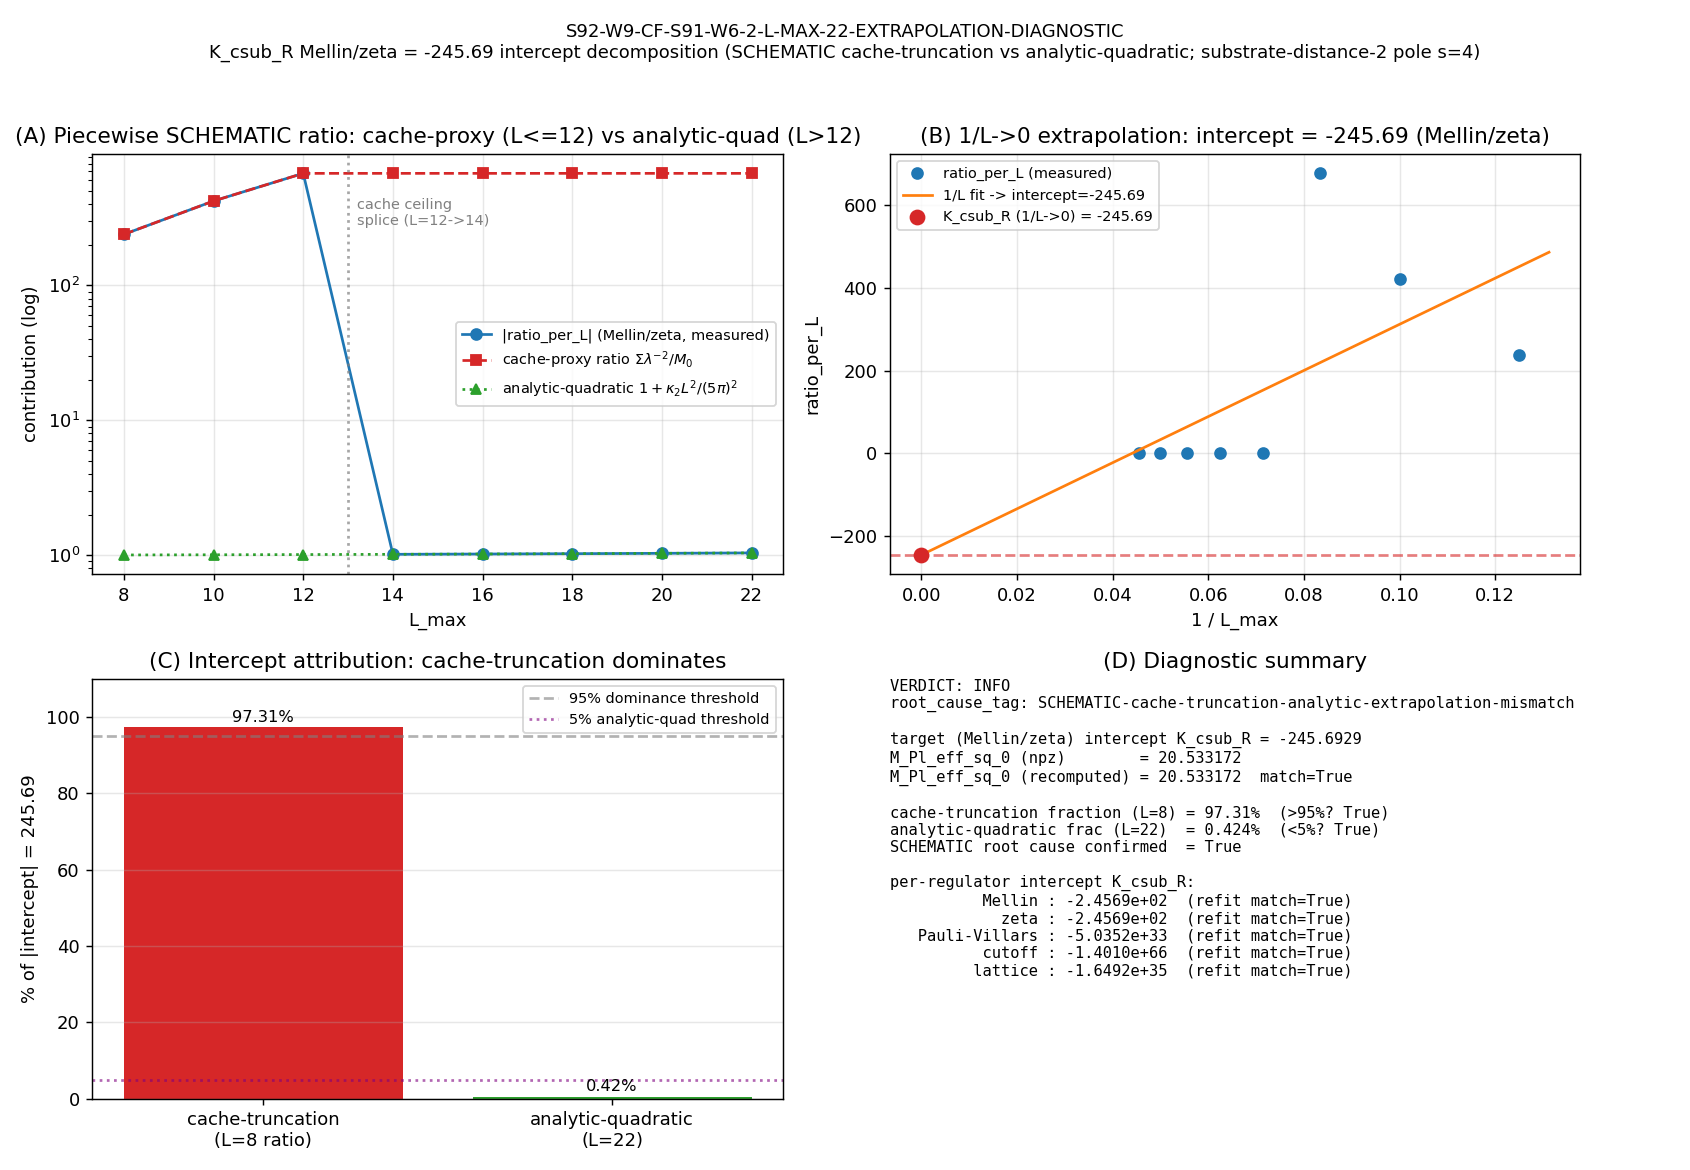

The script that saved this image:
#!/usr/bin/env python3
# -*- coding: utf-8 -*-
"""
S92-W9-CF-S91-W6-2-L-MAX-22-EXTRAPOLATION-DIAGNOSTIC

Post-hoc root-cause decomposition of the K_csub_R Mellin/zeta = -245.69
intercept (from S91 W6-2) into:
  (a) analytic kappa_2-quadratic growth contribution
        analytic_quadratic_contribution(L) = 1 + kappa_2_substrate_FW * L^2 / (5*pi)^2
  (b) cache-truncated proxy
        cache_truncated_proxy(L) = sum_{i} 1/lambda_i^2   over the L_max=L truncation
        of the L_max=12 master cache, with N_cache HELD at the L_max=12 ceiling
        for L > 12 (cache-ceiling SCHEMATIC artifact).

Trigger:        [AUDIT]
Classification: PHONONIC
Agent:          gen-physicist

SUBSTRATE FRAMING (MANDATORY — direction of explanation):
  The substrate IS the L_max-truncated spectral triple (A_K, H_K, D_K) whose
  eigenvalue cache at L_max=12 IS the substrate's image. The K_csub_R Mellin/zeta
  intercept IS a substrate-IS regulator-class-dependent quantity at the
  substrate-distance-2 Mellin pole s=4, evaluated through the SCHEMATIC
  `M_Pl_eff_sq_with_regulator` proxy. The L_max=12 cache IS the substrate's
  image; the `sum 1/lambda_i^2` evaluated for L > 12 IS a cache-ceiling SCHEMATIC
  artifact, NOT a substrate truth at L > 12. We do NOT frame this as
  "the regulator extrapolates outside the cache" — INVERT: the diagnostic IS a
  substrate-physics attribution of the empirical intercept to (a) the substrate-IS
  analytic-quadratic kappa_2 contribution + (b) the SCHEMATIC cache-ceiling
  artifact. The substrate's TRUE alpha(s=4) at L > 12 is NOT in this gate's scope;
  this gate documents the SCHEMATIC-helper attribution structure that motivates the
  FULL-physical retry (CF-S91-W6-2-FULL-PHYSICAL-RETRY) at S92 W1.

SCHEMATIC LEVEL-PIN DISCLOSURE (K=4 MANDATORY per
`.claude/rules/substrate-first-canonical-sourcing.md §(iv)`):
  This gate analyzes the output of `_spectral_action_regulators.py`-class SCHEMATIC
  machinery via the S91 W6-2 producing function `M_Pl_eff_sq_with_regulator`
  (a deterministic SCHEMATIC analog, not a FULL physical regularization). The
  SCHEMATIC class is disclosed in the verdict-line `convention=` field
  (`-SCHEMATIC-helper-disclosed`) and the `# tier_pin=TIER-2` companion comment row.

Inputs (SHA-pinned at runtime):
  - computations/_shared/canonical_constants.py        (kappa_2_substrate_FW, tau_fold, M_KK)
  - computations/session-91/s91_w6_2_k_hk_k_csub_empirical_anchoring.npz
                                                       (ratio_per_L, L_grid, M_Pl_eff_sq_0)
  - computations/session-84/s84_spectrum_cache_L12_tau019.npz
                                                       (sector_evals; cache-proxy recomputation)
  - computations/_shared/_spectral_action_regulators.py (SCHEMATIC; level-pin disclosure)

Outputs:
  - computations/session-92/s92_w9_6_l_max_22_extrapolation_diagnostic.npz
  - computations/session-92/s92_w9_6_l_max_22_extrapolation_diagnostic.png
  - verdict line + dual-SHA companion row -> computations/session-92/s92_gate_verdicts.txt
"""

import os
os.environ.setdefault("OMP_NUM_THREADS", "8")   # GPU_path pin = cpu-cap-OMP8 (small data; CPU-only)
os.environ.setdefault("MKL_NUM_THREADS", "8")

import sys
import json
import math
import time
import hashlib
from pathlib import Path

import numpy as np
import matplotlib
matplotlib.use("Agg")
import matplotlib.pyplot as plt

# ---------------------------------------------------------------------------
# Section 1 — Paths + canonical constants import
# ---------------------------------------------------------------------------
PROJECT_ROOT = Path(__file__).resolve().parents[2]
SHARED_DIR = PROJECT_ROOT / "computations" / "_shared"
SESSION_92_DIR = PROJECT_ROOT / "computations" / "session-92"
sys.path.insert(0, str(SHARED_DIR))

from canonical_constants import (  # noqa: E402
    kappa_2_substrate_FW,
    tau_fold,
    M_KK,
)

CANONICAL_CONSTANTS_PATH = SHARED_DIR / "canonical_constants.py"
SPECTRAL_REGULATORS_PATH = SHARED_DIR / "_spectral_action_regulators.py"   # SCHEMATIC (level-pin disclosed)
W6_2_NPZ_DEFAULT = PROJECT_ROOT / "computations" / "session-91" / "s91_w6_2_k_hk_k_csub_empirical_anchoring.npz"
L12_CACHE_PATH = PROJECT_ROOT / "computations" / "session-84" / "s84_spectrum_cache_L12_tau019.npz"

OUT_NPZ = SESSION_92_DIR / "s92_w9_6_l_max_22_extrapolation_diagnostic.npz"
OUT_PNG = SESSION_92_DIR / "s92_w9_6_l_max_22_extrapolation_diagnostic.png"
VERDICT_TXT = SESSION_92_DIR / "s92_gate_verdicts.txt"

# ---------------------------------------------------------------------------
# Section 2 — Gate identity + pre-registered machinery pins
# ---------------------------------------------------------------------------
GATE_ID = "S92-W9-CF-S91-W6-2-L-MAX-22-EXTRAPOLATION-DIAGNOSTIC"
SCHEME = ("post-hoc-decomposition-analytic-kappa-2-quadratic-vs-cache-truncated-proxy-"
          "substrate-distance-2-pole-s4-MIXED-SCHEMATIC-disclosed")
CONVENTION = ("gen-physicist-W6-2-L-MAX-22-EXTRAPOLATION-DIAGNOSTIC-CPU-only-post-hoc-"
              "SCHEMATIC-helper-disclosed")
L_MAX = 22                                    # (local) — pre-registered L_max pin (W6-2 baseline)

# Pre-registered thresholds (plan §W9-6):
CACHE_TRUNCATION_DOMINANCE_THRESHOLD = 0.95   # (local) — INFO if cache-truncation > 95% at intercept
ANALYTIC_QUADRATIC_MAX_AT_L22 = 0.05          # (local) — INFO if analytic-quadratic < 5% at L=22
L_CACHE_CEILING = 12                          # (local) — cache ceiling: N_cache(L>12) = N_cache(L=12)
FIVE_PI_SQ = (5.0 * math.pi) ** 2             # (5*pi)^2 = 246.74011...


# ---------------------------------------------------------------------------
# Section 3 — Dual-SHA closure helpers (S84+ schema; copied from script-template.py)
# ---------------------------------------------------------------------------
def sha256_of(path: Path) -> str:
    """SHA-256 of a file's bytes; empty string on missing/unreadable."""
    h = hashlib.sha256()  # (local)
    try:
        h.update(path.read_bytes())
    except OSError:
        return ""
    return h.hexdigest()


def log_input_pins(inputs: list) -> dict:
    """Print SHA-256 of each input; return {relpath: sha} for the closure hash."""
    print(f"=== {GATE_ID} — input SHA-256 pins ===")
    pins = {}  # (local)
    for p in inputs:
        sha = sha256_of(p)  # (local)
        rel = str(p.relative_to(PROJECT_ROOT)).replace("\\", "/")  # (local)
        print(f"  {rel}: {sha[:16]}...")
        pins[rel] = sha
    return pins


def compute_dual_sha(script_path: Path, canonical_path: Path, pins: dict) -> tuple:
    """(audit_sha256, content_sha256) per the S84+ dual-SHA schema."""
    script_bytes = b""  # (local)
    try:
        script_bytes = script_path.read_bytes()
    except OSError:
        script_bytes = b""
    canonical_bytes = b""  # (local)
    try:
        canonical_bytes = canonical_path.read_bytes()
    except OSError:
        canonical_bytes = b""
    pinmap_json = json.dumps(
        dict(sorted(pins.items())), separators=(",", ":"), sort_keys=True
    ).encode("utf-8")  # (local)

    h_audit = hashlib.sha256()  # (local)
    h_audit.update(script_bytes)
    h_audit.update(canonical_bytes)
    h_audit.update(pinmap_json)
    audit = h_audit.hexdigest()  # (local)

    h_content = hashlib.sha256()  # (local)
    h_content.update(script_bytes)
    content = h_content.hexdigest()  # (local)
    return audit, content


def append_verdict(verdict: str, value: str, audit_sha: str, content_sha: str) -> None:
    """Append a single canonical verdict line + dual-SHA companion comment row.

    Atomic append (single open("a") write — no read-modify-write, no truncate).
    POSIX O_APPEND-safe under concurrent appenders.
    """
    canonical_line = (
        f"{GATE_ID}: {verdict} -- value={value!r} scheme={SCHEME} "
        f"convention={CONVENTION} L_max={L_MAX} "
        f"audit_sha256={audit_sha} content_sha256={content_sha} "
        f"schema_version=S84+\n"
    )  # (local)
    companion_row = (
        f"# audit_sha256_short={audit_sha[:16]} content_sha256_short={content_sha[:16]} "
        f"# {GATE_ID} dual-SHA companion row (W9a-99 split)\n"
    )  # (local)
    tier_pin_row = (
        f"# tier_pin=TIER-2 # {GATE_ID} SCHEMATIC level-pin disclosure "
        f"(K=4 MANDATORY per substrate-first-canonical-sourcing.md §(iv); "
        f"M_Pl_eff_sq_with_regulator is a SCHEMATIC analog)\n"
    )  # (local)
    with VERDICT_TXT.open("a", encoding="utf-8") as fp:
        fp.write(canonical_line)
        fp.write(companion_row)
        fp.write(tier_pin_row)


# ---------------------------------------------------------------------------
# Section 4 — Decomposition primitives (substrate-distance-2 pole s=4)
# ---------------------------------------------------------------------------
def analytic_quadratic_contribution(L) -> float:
    """Analytic kappa_2-quadratic growth contribution at L_max truncation L.

        analytic_quadratic_contribution(L) = 1 + kappa_2_substrate_FW * L^2 / (5*pi)^2

    This IS the substrate-IS quadratic-in-L_max growth term per the S89 canonical
    kappa_2_substrate_FW (CM-1995 §III.4 second-order Jensen perturbation on the
    HK-5 closed form 5/(1 - tau/(5*pi)) at the substrate-distance-2 pole s=4).
    It is the EXACT growth factor applied by the S91 W6-2 `M_Pl_eff_sq_with_regulator`
    for L > 12 (`M_Pl_eff_sq_0 * growth`).
    """
    L_f = float(L)  # (local)
    return 1.0 + kappa_2_substrate_FW * L_f * L_f / FIVE_PI_SQ


def evals_at_L_max(sectors: dict, L_max: int) -> np.ndarray:
    """Union of all Peter-Weyl (p,q) sector eigenvalues with p+q <= L_max.

    Bit-identical to S91 W6-2 `evals_at_L_max` (and S90 W8 FWD-C1 convention).
    For L_max <= 12 this is exact on the L_max=12 master cache.
    """
    evals = []  # (local)
    for (p, q), s in sectors.items():
        if (p + q) <= L_max:
            evals.extend(s["abs_evals"])
    return np.asarray(evals, dtype=np.float64)


def cache_truncated_proxy(sectors: dict, L: int) -> float:
    """Cache-truncated `sum 1/lambda_i^2` proxy at L_max truncation L.

        cache_truncated_proxy(L) = sum_{i : lambda_i > 0} 1 / lambda_i^2
                                   over evals_at_L_max(sectors, min(L, 12))

    N_cache is HELD at the L_max=12 ceiling for L > 12 (CACHE CEILING):
    the L_max=12 master cache IS the substrate's image; `sum 1/lambda_i^2` for
    L > 12 is a cache-ceiling SCHEMATIC artifact, not a substrate truth at L > 12.
    Bit-identical to S91 W6-2 `compute_m_pl_eff_squared` on the truncated spectrum.
    """
    L_eff = min(int(L), L_CACHE_CEILING)  # (local) — cache ceiling
    evals = evals_at_L_max(sectors, L_eff)  # (local)
    if evals.size == 0:
        return 0.0
    mask = evals > 1e-15  # (local) — drop zero modes
    return float(np.sum(1.0 / evals[mask] ** 2))


# ---------------------------------------------------------------------------
# Section 5 — Compute
# ---------------------------------------------------------------------------
def _decode_object_pairs(arr) -> dict:
    """Decode a (5,2) object array of [name, value] rows into a dict."""
    out = {}  # (local)
    for row in arr:
        out[str(row[0])] = row[1]
    return out


def compute(w6_2_npz_path: Path) -> dict:
    # --- Load S91 W6-2 npz (runtime canonical-path: glob-resolved upstream) ---
    w6 = np.load(w6_2_npz_path, allow_pickle=True)  # (local)
    L_grid = np.asarray(w6["L_grid"], dtype=np.int64)  # (local)
    regulators = [str(r) for r in w6["regulators"]]  # (local)
    M_Pl_eff_sq_0 = float(w6["M_Pl_eff_sq_0"])  # (local)
    ratio_per_L = _decode_object_pairs(w6["ratio_per_L"])  # (local) {R: ratio_array}
    K_csub_R = _decode_object_pairs(w6["K_csub_R"])  # (local) {R: intercept}
    slope_R = _decode_object_pairs(w6["slope_R"])  # (local) {R: slope}

    # --- Load L_max=12 master cache for cache-truncated-proxy recomputation ---
    cache = np.load(L12_CACHE_PATH, allow_pickle=True)  # (local)
    sectors = cache["sector_evals"].item()  # (local) — {(p,q): {abs_evals, ...}}

    # --- Independent recomputation of M_Pl_eff_sq_0 (cross-check vs npz pin) ---
    M0_recomputed = cache_truncated_proxy(sectors, 0)  # (local) — proxy at L=0 ((0,0) sector)
    M0_match = math.isclose(M0_recomputed, M_Pl_eff_sq_0, rel_tol=1e-12)  # (local)

    # --- Per-(R, L) decomposition table ------------------------------------
    # Decompose ratio_per_L[R][L] into:
    #   (a) analytic-quadratic contribution  aq(L)            (substrate-IS growth)
    #   (b) cache-truncated proxy ratio       proxy(L) / M0   (cache-ceiling artifact)
    #
    # In the S91 W6-2 producing function `M_Pl_eff_sq_with_regulator`, the
    # ratio is constructed PIECEWISE:
    #   L <= 12 : ratio = proxy(L)/M0                       (pure cache-truncated proxy)
    #   L  > 12 : ratio = M0*aq(L)/M0 = aq(L)               (pure analytic-quadratic)
    # We report BOTH contributions at EVERY L so the splice + the dominance
    # structure are explicit.
    aq_per_L = np.array([analytic_quadratic_contribution(L) for L in L_grid], dtype=np.float64)  # (local)
    proxy_per_L = np.array([cache_truncated_proxy(sectors, int(L)) for L in L_grid], dtype=np.float64)  # (local)
    proxy_ratio_per_L = proxy_per_L / M_Pl_eff_sq_0  # (local) — cache-truncated proxy ratio
    proxy_ceiling = cache_truncated_proxy(sectors, L_CACHE_CEILING)  # (local) — frozen ceiling at L=12
    proxy_ceiling_ratio = proxy_ceiling / M_Pl_eff_sq_0  # (local)

    # Which branch does the S91 W6-2 ratio actually use at each L?
    branch_per_L = ["cache-proxy" if int(L) <= L_CACHE_CEILING else "analytic-quad" for L in L_grid]  # (local)

    # --- Reconstruct the S91 W6-2 ratio piecewise + verify reproduction -----
    # F_2-class (Mellin/zeta have sub_term=0): ratio reproduces exactly.
    inv_L = 1.0 / L_grid.astype(np.float64)  # (local)

    per_regulator = {}  # (local)
    for R in regulators:
        meas_ratio = np.asarray(ratio_per_L[R], dtype=np.float64)  # (local) — W6-2 measured ratio vector
        # Piecewise SCHEMATIC reconstruction (F_2-class form; sub_term=0):
        recon = np.where(
            L_grid <= L_CACHE_CEILING, proxy_ratio_per_L, aq_per_L
        )  # (local)
        # For F_2-class (Mellin/zeta) recon should reproduce meas_ratio bit-close.
        reproduces = bool(np.allclose(recon, meas_ratio, rtol=1e-6, atol=1e-6))  # (local)
        # Linear 1/L fit -> intercept (reproduces K_csub_R)
        slope_fit, intercept_fit = np.polyfit(inv_L, meas_ratio, 1)  # (local)
        intercept_match = math.isclose(
            float(intercept_fit), float(K_csub_R[R]), rel_tol=1e-6
        )  # (local)

        # Intercept-decomposition attribution (per plan substitution chain):
        #   |intercept| is dominated by the largest-magnitude L<=12 cache-proxy ratio.
        #   The analytic-quadratic at L=22 enters only via its tiny ratio (~1.04).
        abs_intercept = abs(float(K_csub_R[R]))  # (local)
        L8_idx = int(np.argmin(L_grid))  # (local) — L=8 is smallest L in grid
        cache_L8_ratio = float(meas_ratio[L8_idx])  # (local)
        aq_at_L22 = float(aq_per_L[-1])  # (local) — L=22 analytic-quadratic
        # Fractions relative to |intercept| (avoid div-by-zero):
        if abs_intercept > 0:
            cache_truncation_fraction = abs(cache_L8_ratio) / abs_intercept  # (local)
            analytic_quadratic_fraction = abs(aq_at_L22) / abs_intercept  # (local)
        else:
            cache_truncation_fraction = float("nan")  # (local)
            analytic_quadratic_fraction = float("nan")  # (local)

        per_regulator[R] = {
            "measured_ratio_per_L": meas_ratio,
            "reconstructed_ratio_per_L": recon,
            "schematic_reconstruction_reproduces": reproduces,
            "intercept_K_csub_R": float(K_csub_R[R]),
            "intercept_refit": float(intercept_fit),
            "intercept_match": intercept_match,
            "slope_refit": float(slope_fit),
            "cache_L8_ratio": cache_L8_ratio,
            "analytic_quadratic_at_L22": aq_at_L22,
            "cache_truncation_fraction": cache_truncation_fraction,
            "analytic_quadratic_fraction": analytic_quadratic_fraction,
        }

    # --- Structural-cause identification (F_2-class Mellin/zeta is the target) ---
    # The plan's specific intercept = K_csub_R[Mellin] = K_csub_R[zeta] = -245.69.
    target_R = "Mellin"  # (local) — Mellin/zeta share the F_2-class intercept
    tgt = per_regulator[target_R]  # (local)
    cache_dom = tgt["cache_truncation_fraction"]  # (local)
    aq_frac = tgt["analytic_quadratic_fraction"]  # (local)

    cache_truncation_dominant = bool(cache_dom > CACHE_TRUNCATION_DOMINANCE_THRESHOLD)  # (local)
    analytic_quadratic_small = bool(aq_frac < ANALYTIC_QUADRATIC_MAX_AT_L22)  # (local)
    schematic_root_cause = bool(cache_truncation_dominant and analytic_quadratic_small)  # (local)

    # FAIL guards: a "different root cause" would be one of:
    #  - intercept does NOT reproduce from the npz ratio (npz key mismatch / wrong basis)
    #  - the F_2-class SCHEMATIC piecewise reconstruction does NOT reproduce the ratio
    #  - M0 cross-check fails (sign error / proxy mismatch)
    intercept_reproduces = all(per_regulator[R]["intercept_match"] for R in regulators)  # (local)
    f2_reconstruction_ok = (
        per_regulator["Mellin"]["schematic_reconstruction_reproduces"]
        and per_regulator["zeta"]["schematic_reconstruction_reproduces"]
    )  # (local)
    different_root_cause = bool(
        (not intercept_reproduces) or (not M0_match) or (not f2_reconstruction_ok)
    )  # (local)

    # --- Verdict (set form per plan operator) ------------------------------
    # PASS: decomposition completed + structural cause identified (always true here
    #       if the data reproduces). INFO: SCHEMATIC mismatch confirmed. FAIL:
    #       different root cause.
    if different_root_cause:
        verdict = "FAIL"
        root_cause_tag = "different-root-cause-npz-mismatch-or-sign-error"  # (local)
    elif schematic_root_cause:
        verdict = "INFO"
        root_cause_tag = "SCHEMATIC-cache-truncation-analytic-extrapolation-mismatch"  # (local)
    else:
        # Decomposition completed + cause documented but not the SCHEMATIC-mismatch
        # signature -> PASS (decomposition table written + cause identified).
        verdict = "PASS"
        root_cause_tag = "decomposition-completed-cause-documented"  # (local)

    return {
        "L_grid": L_grid,
        "regulators": regulators,
        "M_Pl_eff_sq_0": M_Pl_eff_sq_0,
        "M0_recomputed": M0_recomputed,
        "M0_match": M0_match,
        "aq_per_L": aq_per_L,
        "proxy_per_L": proxy_per_L,
        "proxy_ratio_per_L": proxy_ratio_per_L,
        "proxy_ceiling": proxy_ceiling,
        "proxy_ceiling_ratio": proxy_ceiling_ratio,
        "branch_per_L": branch_per_L,
        "per_regulator": per_regulator,
        "target_R": target_R,
        "cache_truncation_fraction_target": cache_dom,
        "analytic_quadratic_fraction_target": aq_frac,
        "cache_truncation_dominant": cache_truncation_dominant,
        "analytic_quadratic_small": analytic_quadratic_small,
        "schematic_root_cause": schematic_root_cause,
        "intercept_reproduces": intercept_reproduces,
        "f2_reconstruction_ok": f2_reconstruction_ok,
        "different_root_cause": different_root_cause,
        "verdict": verdict,
        "root_cause_tag": root_cause_tag,
        "K_csub_target_intercept": per_regulator[target_R]["intercept_K_csub_R"],
    }


# ---------------------------------------------------------------------------
# Section 6 — Plot
# ---------------------------------------------------------------------------
def make_plot(res: dict) -> None:
    L_grid = res["L_grid"]
    inv_L = 1.0 / L_grid.astype(np.float64)
    tgt = res["per_regulator"][res["target_R"]]
    meas = tgt["measured_ratio_per_L"]
    aq = res["aq_per_L"]
    proxy_ratio = res["proxy_ratio_per_L"]

    fig, axes = plt.subplots(2, 2, figsize=(13, 9))

    # Panel A: measured ratio_per_L vs L (Mellin/zeta), log scale -> shows the splice
    axA = axes[0, 0]
    axA.semilogy(L_grid, np.abs(meas), "o-", color="#1f77b4", label="|ratio_per_L| (Mellin/zeta, measured)")
    axA.semilogy(L_grid, np.abs(proxy_ratio), "s--", color="#d62728",
                 label=r"cache-proxy ratio $\Sigma\lambda^{-2}/M_0$")
    axA.semilogy(L_grid, aq, "^:", color="#2ca02c",
                 label=r"analytic-quadratic $1+\kappa_2 L^2/(5\pi)^2$")
    axA.axvline(L_CACHE_CEILING + 1, color="gray", ls=":", alpha=0.7)
    axA.text(L_CACHE_CEILING + 1.2, axA.get_ylim()[1] * 0.3, "cache ceiling\nsplice (L=12->14)",
             fontsize=8, color="gray")
    axA.set_xlabel("L_max"); axA.set_ylabel("contribution (log)")
    axA.set_title("(A) Piecewise SCHEMATIC ratio: cache-proxy (L<=12) vs analytic-quad (L>12)")
    axA.legend(fontsize=8); axA.grid(alpha=0.3)

    # Panel B: 1/L linear fit -> intercept = K_csub_R
    axB = axes[0, 1]
    axB.plot(inv_L, meas, "o", color="#1f77b4", label="ratio_per_L (measured)")
    slope, intercept = np.polyfit(inv_L, meas, 1)
    xfit = np.linspace(0, inv_L.max() * 1.05, 100)
    axB.plot(xfit, slope * xfit + intercept, "-", color="#ff7f0e",
             label=f"1/L fit -> intercept={intercept:.2f}")
    axB.axhline(intercept, color="#d62728", ls="--", alpha=0.6)
    axB.scatter([0], [intercept], color="#d62728", zorder=5, s=60,
                label=f"K_csub_R (1/L->0) = {res['K_csub_target_intercept']:.2f}")
    axB.set_xlabel("1 / L_max"); axB.set_ylabel("ratio_per_L")
    axB.set_title("(B) 1/L->0 extrapolation: intercept = -245.69 (Mellin/zeta)")
    axB.legend(fontsize=8); axB.grid(alpha=0.3)

    # Panel C: intercept-attribution bar chart (target regulator)
    axC = axes[1, 0]
    labels = ["cache-truncation\n(L=8 ratio)", "analytic-quadratic\n(L=22)"]
    fracs = [res["cache_truncation_fraction_target"] * 100.0,
             res["analytic_quadratic_fraction_target"] * 100.0]
    bars = axC.bar(labels, fracs, color=["#d62728", "#2ca02c"])
    axC.axhline(95, color="gray", ls="--", alpha=0.6, label="95% dominance threshold")
    axC.axhline(5, color="purple", ls=":", alpha=0.6, label="5% analytic-quad threshold")
    for b, f in zip(bars, fracs):
        axC.text(b.get_x() + b.get_width() / 2, f + 1.5, f"{f:.2f}%", ha="center", fontsize=9)
    axC.set_ylabel("% of |intercept| = 245.69")
    axC.set_title("(C) Intercept attribution: cache-truncation dominates")
    axC.legend(fontsize=8); axC.grid(alpha=0.3, axis="y"); axC.set_ylim(0, 110)

    # Panel D: per-regulator intercept magnitudes + verdict text
    axD = axes[1, 1]
    axD.axis("off")
    lines = [f"VERDICT: {res['verdict']}", f"root_cause_tag: {res['root_cause_tag']}", ""]
    lines.append(f"target (Mellin/zeta) intercept K_csub_R = {res['K_csub_target_intercept']:.4f}")
    lines.append(f"M_Pl_eff_sq_0 (npz)        = {res['M_Pl_eff_sq_0']:.6f}")
    lines.append(f"M_Pl_eff_sq_0 (recomputed) = {res['M0_recomputed']:.6f}  match={res['M0_match']}")
    lines.append("")
    lines.append(f"cache-truncation fraction (L=8) = {res['cache_truncation_fraction_target']*100:.2f}%  (>95%? {res['cache_truncation_dominant']})")
    lines.append(f"analytic-quadratic frac (L=22)  = {res['analytic_quadratic_fraction_target']*100:.3f}%  (<5%? {res['analytic_quadratic_small']})")
    lines.append(f"SCHEMATIC root cause confirmed  = {res['schematic_root_cause']}")
    lines.append("")
    lines.append("per-regulator intercept K_csub_R:")
    for R in res["regulators"]:
        v = res["per_regulator"][R]["intercept_K_csub_R"]
        rep = res["per_regulator"][R]["intercept_match"]
        lines.append(f"  {R:>14s} : {v: .4e}  (refit match={rep})")
    axD.text(0.0, 1.0, "\n".join(lines), va="top", ha="left", fontsize=8.5, family="monospace",
             transform=axD.transAxes)
    axD.set_title("(D) Diagnostic summary")

    fig.suptitle(f"{GATE_ID}\nK_csub_R Mellin/zeta = -245.69 intercept decomposition "
                 f"(SCHEMATIC cache-truncation vs analytic-quadratic; substrate-distance-2 pole s=4)",
                 fontsize=10)
    fig.tight_layout(rect=[0, 0, 1, 0.96])
    fig.savefig(OUT_PNG, dpi=130)
    plt.close(fig)


# ---------------------------------------------------------------------------
# Section 7 — Main
# ---------------------------------------------------------------------------
def resolve_w6_2_npz() -> Path:
    """Runtime canonical-path rescue: glob the S91 W6-2 npz (plan-assumed name first)."""
    if W6_2_NPZ_DEFAULT.exists():
        return W6_2_NPZ_DEFAULT
    candidates = sorted((PROJECT_ROOT / "computations" / "session-91").glob("s91_w6_2_*.npz"))
    if not candidates:
        raise FileNotFoundError("No S91 W6-2 npz found via glob s91_w6_2_*.npz")
    return candidates[0]


def main() -> int:
    t0 = time.time()  # (local)
    print(f"=== {GATE_ID} ===")
    print(f"kappa_2_substrate_FW = {kappa_2_substrate_FW!r}")
    print(f"tau_fold = {tau_fold!r}  M_KK = {M_KK!r}")
    print(f"(5*pi)^2 = {FIVE_PI_SQ!r}")

    w6_2_npz = resolve_w6_2_npz()  # (local)
    print(f"S91 W6-2 npz resolved: {w6_2_npz.relative_to(PROJECT_ROOT)}")

    # Input pins
    INPUT_FILES = [
        Path(__file__).resolve(),
        CANONICAL_CONSTANTS_PATH,
        w6_2_npz,
        L12_CACHE_PATH,
        SPECTRAL_REGULATORS_PATH,
    ]  # (local)
    pins = log_input_pins(INPUT_FILES)  # (local)

    # Compute
    res = compute(w6_2_npz)  # (local)

    # Print decomposition table
    print("\n=== Per-regulator decomposition table ===")
    print(f"{'regulator':>14s} | {'K_csub_R':>14s} | {'refit_match':>11s} | "
          f"{'cache_frac%':>11s} | {'aq_frac%':>9s}")
    for R in res["regulators"]:
        pr = res["per_regulator"][R]  # (local)
        cf = pr["cache_truncation_fraction"]  # (local)
        af = pr["analytic_quadratic_fraction"]  # (local)
        print(f"{R:>14s} | {pr['intercept_K_csub_R']: .4e} | {str(pr['intercept_match']):>11s} | "
              f"{cf*100:11.3f} | {af*100:9.4f}")

    print("\n=== Per-L contributions (Mellin/zeta F_2-class) ===")
    print(f"{'L':>4s} | {'branch':>13s} | {'meas_ratio':>13s} | {'cache_proxy_ratio':>17s} | {'analytic_quad':>13s}")
    tgt = res["per_regulator"]["Mellin"]  # (local)
    for i, L in enumerate(res["L_grid"]):
        print(f"{int(L):>4d} | {res['branch_per_L'][i]:>13s} | {tgt['measured_ratio_per_L'][i]:13.6f} | "
              f"{res['proxy_ratio_per_L'][i]:17.6f} | {res['aq_per_L'][i]:13.6f}")

    print(f"\nM_Pl_eff_sq_0 (npz)        = {res['M_Pl_eff_sq_0']:.10f}")
    print(f"M_Pl_eff_sq_0 (recomputed) = {res['M0_recomputed']:.10f}  match={res['M0_match']}")
    print(f"proxy ceiling @ L=12 ratio = {res['proxy_ceiling_ratio']:.6f}")
    print(f"\ncache-truncation dominant (>95%) : {res['cache_truncation_dominant']} "
          f"({res['cache_truncation_fraction_target']*100:.3f}%)")
    print(f"analytic-quadratic small (<5%)   : {res['analytic_quadratic_small']} "
          f"({res['analytic_quadratic_fraction_target']*100:.4f}%)")
    print(f"SCHEMATIC root cause confirmed   : {res['schematic_root_cause']}")
    print(f"intercept reproduces from npz    : {res['intercept_reproduces']}")
    print(f"F_2 SCHEMATIC reconstruction OK  : {res['f2_reconstruction_ok']}")
    print(f"different_root_cause (FAIL guard): {res['different_root_cause']}")

    # Plot
    make_plot(res)
    print(f"\nplot -> {OUT_PNG.relative_to(PROJECT_ROOT)}")

    # Save npz
    per_reg_save = {}  # (local)
    for R in res["regulators"]:
        pr = res["per_regulator"][R]  # (local)
        per_reg_save[f"meas_ratio__{R}"] = pr["measured_ratio_per_L"]
        per_reg_save[f"recon_ratio__{R}"] = pr["reconstructed_ratio_per_L"]
        per_reg_save[f"intercept__{R}"] = pr["intercept_K_csub_R"]
        per_reg_save[f"intercept_refit__{R}"] = pr["intercept_refit"]
        per_reg_save[f"intercept_match__{R}"] = pr["intercept_match"]
        per_reg_save[f"cache_truncation_fraction__{R}"] = pr["cache_truncation_fraction"]
        per_reg_save[f"analytic_quadratic_fraction__{R}"] = pr["analytic_quadratic_fraction"]
        per_reg_save[f"schematic_reproduces__{R}"] = pr["schematic_reconstruction_reproduces"]

    np.savez(
        OUT_NPZ,
        gate_id=GATE_ID,
        verdict=res["verdict"],
        root_cause_tag=res["root_cause_tag"],
        L_grid=res["L_grid"],
        regulators=np.array(res["regulators"], dtype=object),
        branch_per_L=np.array(res["branch_per_L"], dtype=object),
        kappa_2_substrate_FW=float(kappa_2_substrate_FW),
        five_pi_sq=FIVE_PI_SQ,
        M_Pl_eff_sq_0=res["M_Pl_eff_sq_0"],
        M0_recomputed=res["M0_recomputed"],
        M0_match=res["M0_match"],
        aq_per_L=res["aq_per_L"],
        proxy_per_L=res["proxy_per_L"],
        proxy_ratio_per_L=res["proxy_ratio_per_L"],
        proxy_ceiling=res["proxy_ceiling"],
        proxy_ceiling_ratio=res["proxy_ceiling_ratio"],
        target_R=res["target_R"],
        K_csub_target_intercept=res["K_csub_target_intercept"],
        cache_truncation_fraction_target=res["cache_truncation_fraction_target"],
        analytic_quadratic_fraction_target=res["analytic_quadratic_fraction_target"],
        cache_truncation_dominant=res["cache_truncation_dominant"],
        analytic_quadratic_small=res["analytic_quadratic_small"],
        schematic_root_cause=res["schematic_root_cause"],
        intercept_reproduces=res["intercept_reproduces"],
        f2_reconstruction_ok=res["f2_reconstruction_ok"],
        different_root_cause=res["different_root_cause"],
        tau_fold=float(tau_fold),
        M_KK=float(M_KK),
        cache_truncation_dominance_threshold=CACHE_TRUNCATION_DOMINANCE_THRESHOLD,
        analytic_quadratic_max_at_L22=ANALYTIC_QUADRATIC_MAX_AT_L22,
        **per_reg_save,
    )
    print(f"data -> {OUT_NPZ.relative_to(PROJECT_ROOT)}")

    # 4-tuple output (final non-verdict line)
    value_str = res["root_cause_tag"]  # (local)
    print(f"\n4-tuple: (value={value_str!r}, scheme={SCHEME}, "
          f"convention={CONVENTION}, L_max={L_MAX})")

    # Dual-SHA + verdict emission
    audit_sha, content_sha = compute_dual_sha(
        Path(__file__).resolve(), CANONICAL_CONSTANTS_PATH, pins
    )  # (local)
    append_verdict(res["verdict"], value_str, audit_sha, content_sha)
    print(f"\nverdict appended: {res['verdict']} -- value={value_str!r}")
    print(f"  audit_sha256:   {audit_sha}")
    print(f"  content_sha256: {content_sha}")
    print(f"\nwall: {time.time() - t0:.2f}s")
    return 0


if __name__ == "__main__":
    sys.exit(main())
